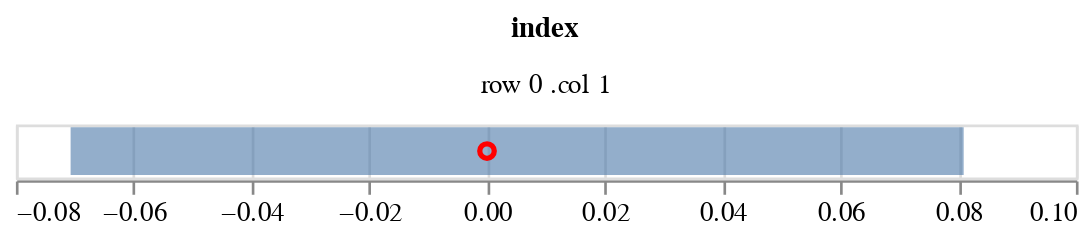

The notebook cell this image was saved under:
### Code cell
estimates = load_obj('Phi_mean', log_dir).reshape(20, 1, 2, 2)
get_credible_interval_Phi(estimates)

### Figure 1 — Vega-Lite specification as saved in the notebook (floating-point values rounded to 4 significant figures)
{"config": {"view": {"continuousWidth": 400, "continuousHeight": 300}}, "data": {"name": "data-50e52b6cba9fdbbf85f66ed61f389f81"}, "facet": {"type": "nominal", "field": "index"}, "spec": {"layer": [{"mark": {"type": "bar", "opacity": 0.6}, "encoding": {"x": {"type": "quantitative", "field": "q1", "title": null}, "x2": {"field": "q2", "title": null}}}, {"mark": {"type": "point", "color": "red", "opacity": 1}, "encoding": {"x": {"type": "quantitative", "field": "data", "title": null}}}]}, "columns": 2, "$schema": "https://vega.github.io/schema/vega-lite/v4.8.1.json", "datasets": {"data-50e52b6cba9fdbbf85f66ed61f389f81": [{"row": 0, "col": 1, "q1": -0.07071, "q2": 0.08094, "data": 0.0, "index": "row 0 .col 1"}]}}
